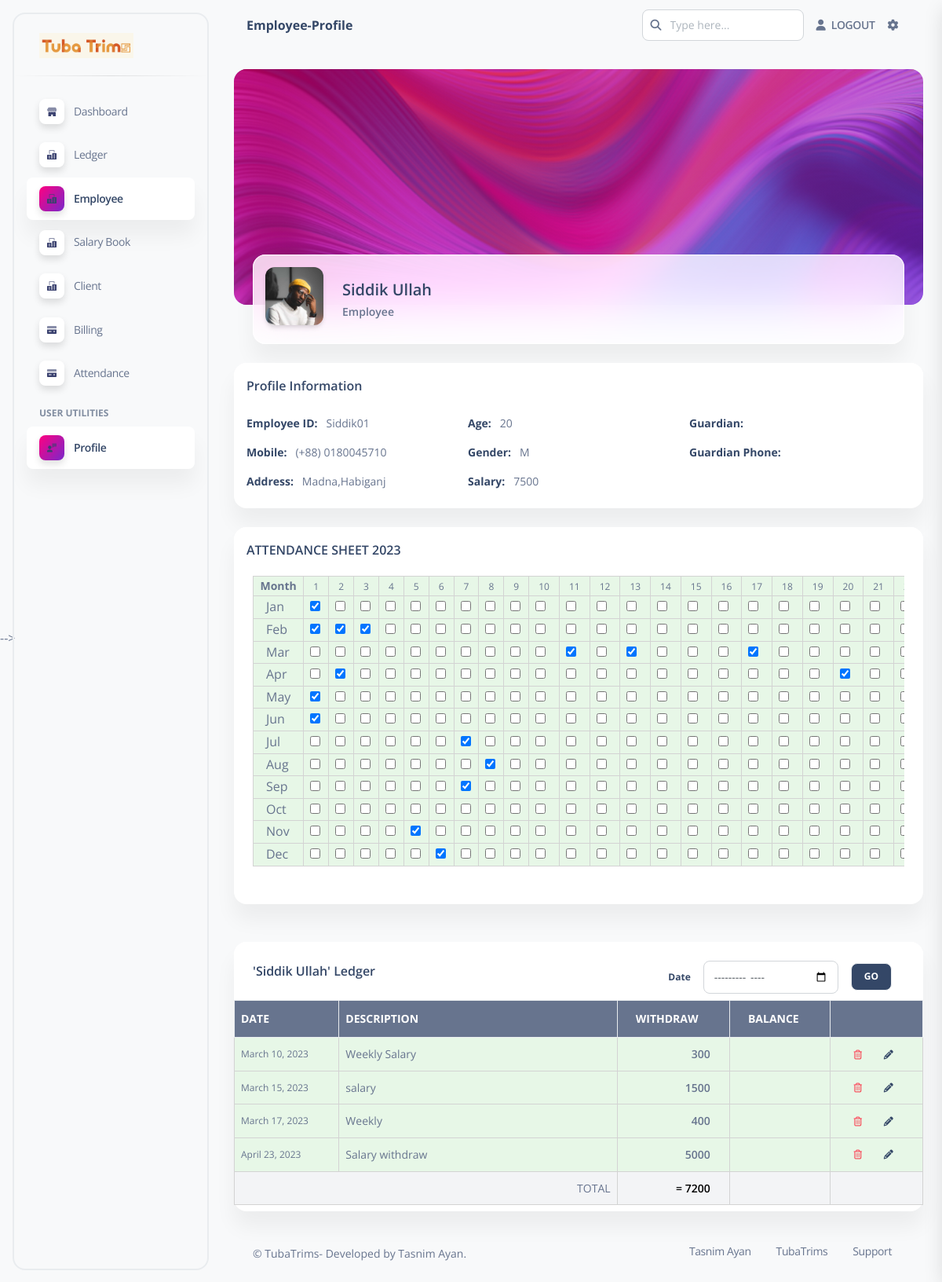
The app's page /employee/profile/Siddik01?page=1 (signed in) with its own data.
### apps/home/models.py (models this page shows, shortened)
class Employee(models.Model):
    emp_id = models.CharField(primary_key=True, max_length=20)
    name = models.CharField(max_length=50)
    phone = models.CharField(max_length=15)
    age = models.PositiveIntegerField()
    GENDER_CHOICES = (
        ('M', 'Male'),
        ('F', 'Female'),
    )
    gender = models.CharField(max_length=1, choices=GENDER_CHOICES, null=True)
    address = models.CharField(max_length=100)
    salary = models.IntegerField()
    g_name = models.CharField(max_length=50, null=True, )
    g_phone = models.CharField(max_length=15, null=True)

class SalaryBook(models.Model):
    employee = models.ForeignKey(Employee, on_delete=models.PROTECT)
    date = models.DateField()
    description = models.TextField(null=True)
    withdraw = models.IntegerField()
    class Meta:
        ordering = ['id']

### apps/home/views.py (the view, shortened to what this page needs)
# urls.py: path('employee/profile/<str:id>', views.profile_employee, name='profile_employee'),
@login_required(login_url="/login/")
def profile_employee(request, id):
    employee = Employee.objects.get(emp_id=id)
    today = datetime.date.today()
    year = today.year
    start_date = datetime.date(year, 1, 1)
    end_date = datetime.date(year+1, 1, 1) - datetime.timedelta(days=1)
    attendance_records = Attendance.objects.filter(employee=employee, date__range=(start_date, end_date))
    employee_attendance = {}
    for attendance in attendance_records:
        if attendance.date.strftime("%b") not in employee_attendance:
            employee_attendance[attendance.date.strftime("%b")] = {}
        employee_attendance[attendance.date.strftime("%b")][attendance.date.day] = attendance.status
    day_count = int((end_date - start_date).days) + 2
    SalaryBookData = SalaryBook.objects.filter(employee=employee).order_by("date")
    total = SalaryBookData.aggregate(sum=Sum('withdraw'))
    paginator = Paginator(SalaryBookData, 20)
    page_number = request.GET.get('page')
    page_obj = paginator.get_page(page_number)
    context = {
        'employee':employee,
        'page_obj': page_obj,
        'total': total,
        'segment': 'employee-profile',
        'employee_attendance': employee_attendance,
        'day_count':day_count,
        'year':today,
    }
    if not page_number:
        return redirect(f'/employee/profile/{id}?page={paginator.num_pages}')
    return render(request, 'home/profile-employee.html', context)

### apps/context_processors.py (called while the page is built)
def cfg_assets_root(request):
    return { 'ASSETS_ROOT' : settings.ASSETS_ROOT }

### apps/home/templatetags/custom_tags.py (called while the page is built)
@register.filter
def get_item(dictionary,key):
    return dictionary.get(key)

@register.filter
def get_range(num):
    return range(1,int(num))

@register.filter
def get_valuecount(dictionary):
    return sum(dictionary.values())

### apps/templates/home/profile-employee.html (shortened to what this page needs)
{% extends 'layouts/base.html' %}
{% load custom_tags %}
{% block content %}
    <div class="w-full px-6 mx-auto">
      <div class="relative flex items-center p-0 mt-6 overflow-hidden bg-center bg-cover min-h-75 rounded-2xl" style="background-image: url('{{ ASSETS_ROOT }}/img/curved-images/curved0.jpg'); background-position-y: 50%">
        <span class="absolute inset-y-0 w-full h-full bg-center bg-cover bg-gradient-fuchsia opacity-60"></span>
      </div>
      <div class="relative flex flex-col flex-auto min-w-0 p-4 mx-6 -mt-16 overflow-hidden break-words border-0 shadow-blur rounded-2xl bg-white/80 bg-clip-border backdrop-blur-2xl backdrop-saturate-200">
        <div class="flex flex-wrap -mx-3">
          <div class="flex-none w-auto max-w-full px-3">
            <div class="text-size-base ease-soft-in-out h-18.5 w-18.5 relative inline-flex items-center justify-center rounded-xl text-white transition-all duration-200">
              <img src="{{ ASSETS_ROOT }}/img/bruce-mars.jpg" alt="profile_image" class="w-full shadow-soft-sm rounded-xl" />
            </div>
          </div>
          <div class="flex-none w-auto max-w-full px-3 my-auto">
            <div class="h-full">
              <h5 class="mb-1">{{ employee.name }}</h5>
              <p class="mb-0 font-semibold leading-normal text-size-sm">Employee</p>
            </div>
          </div>
        </div>
      </div>
    </div>
    <div class="w-full p-6 mx-auto">
      <div class="flex flex-wrap -mx-3">
        <div class="w-full max-w-full px-3 lg-max:mt-6">
          <div class="relative flex flex-col h-full min-w-0 break-words bg-white border-0 shadow-soft-xl rounded-2xl bg-clip-border">
            <div class="p-4 pb-0 mb-0 bg-white border-b-0 rounded-t-2xl">
              <div class="flex flex-wrap -mx-3">
                <div class="flex items-center w-full max-w-full px-3 shrink-0 md:flex-none">
                  <h6 class="mb-0">Profile Information</h6>
                </div>
              </div>
            </div>
            <div class="flex flex-row p-4 w-full">
              <div class="w-1/3 sm:w-full md:w-1/2">
                <ul class="flex flex-col pl-0 mb-0">
                  <li class="relative block px-4 py-2 pl-0 leading-normal bg-white border-0 border-t-0 text-size-sm text-inherit"><strong class="text-slate-700">Employee ID:</strong> &nbsp; {{employee.emp_id}}</li>
                  <li class="relative block px-4 py-2 pl-0 leading-normal bg-white border-0 border-t-0 text-size-sm text-inherit"><strong class="text-slate-700">Mobile:</strong> &nbsp; (+88) {{employee.phone}}</li>
                  <li class="relative block px-4 py-2 pl-0 leading-normal bg-white border-0 border-t-0 text-size-sm text-inherit"><strong class="text-slate-700">Address:</strong> &nbsp; {{ employee.address }}</li>
                </ul>
              </div>
              <div class="w-1/3 sm:w-full md:w-1/2">
                <ul class="flex flex-col pl-0 mb-0">
                  <li class="relative block px-4 py-2 pl-0 leading-normal bg-white border-0 border-t-0 text-size-sm text-inherit"><strong class="text-slate-700">Age:</strong> &nbsp; {{employee.age}}</li>
                  <li class="relative block px-4 py-2 pl-0 leading-normal bg-white border-0 border-t-0 text-size-sm text-inherit"><strong class="text-slate-700">Gender:</strong> &nbsp; {{employee.gender}}</li>
                  <li class="relative block px-4 py-2 pl-0 leading-normal bg-white border-0 border-t-0 text-size-sm text-inherit"><strong class="text-slate-700">Salary:</strong> &nbsp; {{ employee.salary }}</li>
                </ul>
              </div>
              <div class="w-1/3 sm:w-full md:w-1/2">
                <ul class="flex flex-col pl-0 mb-0">
                  <li class="relative block px-4 py-2 pl-0 leading-normal bg-white border-0 border-t-0 text-size-sm text-inherit"><strong class="text-slate-700">Guardian:</strong> &nbsp; {{ employee.g_name }}</li>
                  <li class="relative block px-4 py-2 pl-0 leading-normal bg-white border-0 border-t-0 text-size-sm text-inherit"><strong class="text-slate-700">Guardian Phone:</strong> &nbsp; {{ employee.g_phone }}</li>
                </ul>
              </div>
            </div>
          </div>
        </div>
        <div class="flex-none w-full max-w-full px-3 mt-6">
          <div class="relative flex flex-col min-w-0 mb-6 break-words bg-white border-0 shadow-soft-xl rounded-2xl bg-clip-border">
            <div class="p-4 pb-0 mb-0 bg-white rounded-t-2xl">
              <h6 class="mb-1 uppercase">Attendance sheet {{ year|date:"Y"}}</h6>
            </div>
            <div class="flex-auto px-2 m-4 pt-0 pb-2">
              <div class="p-0 overflow-x-auto">
                <table class="items-center w-full mb-6 align-top border-gray-200 text-slate-500">
                  <thead class="table-head">
                    <tr>
                      <th class="text-size-sm sticky-td">Month</th>
                      {% for i in 32|get_range %}
                        <th class="text-size-xs font-normal px-3">{{i}}</th>
                      {% endfor %}
                    </tr>
                  </thead>
                  <tbody>
                    {% for month,dates in employee_attendance.items %}
                    <tr>
                      <td class="px-4 whitespace-nowrap sticky-td">{{month}}</td>
                      {% for day in 32|get_range %}
                        {% if day in dates and dates|get_item:day %}
                          <td class="px-2">
                            <input type="checkbox" onclick="return false;" checked >
                          </td>
                          {% else %}
                          <td class="px-2">
                            <input type="checkbox" onclick="return false;" >
                          </td>
                        {% endif %}
                      {% endfor %}
                    </tr>
                    {% endfor %}
                  </tbody>
                </table>
              </div>
            </div>
          </div>
        </div>
        <div class="flex-none w-full max-w-full px-3 mt-6">
          <div class="relative flex flex-col min-w-0 mb-6 break-words bg-white border-0 shadow-soft-xl rounded-2xl bg-clip-border">
            <form method="POST">
              <div class="flex p-6 pb-0 mb-2 bg-white border-b-0 border-b-solid rounded-t-2xl border-b-transparent">
                <h6>'{{employee.name}}' Ledger</h6>
                <div class="flex justify-center items-center ml-auto pr-4">
                  <label class="font-bold text-size-xs text-slate-700 px-4">Date</label>
                  <input type="month" class="text-size-sm focus:shadow-soft-primary-outline leading-5.6 ease-soft block w-full appearance-none rounded-lg border border-solid border-gray-300 bg-white bg-clip-padding py-2 px-3 font-normal text-gray-700 transition-all focus:border-fuchsia-300 focus:bg-white focus:text-gray-700 focus:outline-none focus:transition-shadow" placeholder="Date" name="date" id="date" required/>
                  <input type="submit" value="Go" class="px-4 py-2 ml-4 mb-0 font-bold text-center uppercase align-middle transition-all bg-slate-700 border border-solid rounded-lg shadow-none cursor-pointer leading-pro ease-soft-in text-size-xs hover:scale-102 active:shadow-soft-xs text-white"/>
                </div>
              </div>
            </form>
            <div class="flex-auto px-0 pt-0 pb-2">
                <div class="p-0 overflow-x-auto">
                  <table class="table-fixed items-center justify-center w-full mb-0 align-top border-gray-200 text-slate-500">
                    <thead class="align-bottom text-white bg-slate-500">
                      <tr>
                        <th class="w-1/10 px-6 py-3 pl-2 font-bold text-left uppercase align-middle bg-transparent border-b border-gray-200 shadow-none text-size-sm border-b-solid tracking-none whitespace-nowrap">Date</th>
                        <th class="w-3/10 px-6 py-3 pl-2 font-bold text-left uppercase align-middle bg-transparent border-b border-gray-200 shadow-none text-size-sm border-b-solid tracking-none whitespace-nowrap">Description</th>
                        <th class="w-1/10 px-6 py-3 pl-2 font-bold text-center uppercase align-middle bg-transparent border-b border-gray-200 shadow-none text-size-sm border-b-solid tracking-none whitespace-nowrap">Withdraw</th>
                        <th class="w-1/10 px-6 py-3 pl-2 font-bold text-center uppercase align-middle bg-transparent border-b border-gray-200 shadow-none text-size-sm border-b-solid tracking-none whitespace-nowrap">Balance</th>
                        <th class="w-1/10 px-6 py-3 font-semibold capitalize align-middle bg-transparent border-b border-gray-200 border-solid shadow-none tracking-none whitespace-nowrap"></th>
                      </tr>
                    </thead>
                    <tbody>
                    {% for record in page_obj %}
                      <tr>
                        <td class="p-2 align-middle bg-transparent border-b whitespace-nowrap shadow-transparent">
                          <p class="mb-0 font-normal leading-normal text-size-xs">{{ record.date }}</p>
                        </td>
                        <td class="p-2 align-middle bg-transparent border-b whitespace-normal shadow-transparent">
                          <span class="font-normal leading-normal text-size-sm">{{ record.description }}</span>
                        </td>
                        <td class="py-2 px-4 align-middle bg-transparent text-right border-b whitespace-nowrap shadow-transparent">
                            <span class="mr-2 font-semibold leading-tight text-size-sm">{{ record.withdraw }}</span>
                        </td>
                        <td class="py-2 px-4 align-middle bg-transparent text-right border-b whitespace-nowrap shadow-transparent">
                        </td>
                        <td class="align-middle text-center bg-transparent border-b whitespace-nowrap shadow-transparent">
                            <a class="relative z-10 inline-block px-2 font-bold text-center text-transparent uppercase align-middle transition-all shadow-none cursor-pointer leading-pro text-size-xs ease-soft-in bg-150 bg-gradient-red hover:scale-102 bg-clip-text" href="{% url 'del_salarybook' record.id %}"><i class="mr-2 far fa-trash-alt bg-150 bg-clip-text"></i></a>
                            <a class="inline-block px-2 font-bold text-center uppercase align-middle transition-all bg-transparent border-0 rounded-lg shadow-none cursor-pointer leading-pro text-size-xs ease-soft-in bg-150 hover:scale-102 active:opacity-85 bg-x-25 text-slate-700" href="{% url 'update_salarybook' record.id %}"><i class="mr-2 fas fa-pencil-alt text-slate-700" aria-hidden="true" ></i></a>
                        </td>
                      </tr>
                    {% endfor %}
                      <tr class="total">
                        <td colspan = "2" class="p-2 align-middle bg-transparent text-right border-b whitespace-normal shadow-transparent">
                          <span class="font-normal leading-normal text-size-sm">TOTAL</span>
                        </td>
                        <td class="py-2 px-4 align-middle bg-transparent text-right text-black border-b whitespace-nowrap shadow-transparent">
                            <span class="mr-2 font-semibold leading-tight text-size-sm ">&equals;  {{total|get_item:'sum'}}</span>
                        </td>
                        <td class="py-2 px-4 align-middle bg-transparent border-b whitespace-nowrap shadow-transparent">
                        </td>
                        <td class="align-middle text-center bg-transparent border-b whitespace-nowrap shadow-transparent">
                        </td>
                      </tr>
                    </tbody>
                  </table>
                </div>
              </div>
          </div>
        </div>
      </div>
      {% include "includes/footer.html" %}
    </div>
{% endblock content %}

### apps/templates/home/profile-employee.html (style rules this page uses)
table, th, td { border: 1px solid #d3d3d3; border-collapse: collapse; background:#e7f7e7; }
.total { background-color: rgb(243 244 246); }
.table-head { padding-bottom:10px; }
.sticky-td { position: sticky; left:0; }

### records on screen
Employee: name "Siddik Ullah", emp_id "Siddik01", phone "0180045710", address "Madna,Habiganj", age "20", gender "M", salary "7500"
SalaryBook: date "March 10, 2023", description "Weekly Salary", withdraw "300"
SalaryBook: date "March 15, 2023", description "salary", withdraw "1500"
SalaryBook: date "March 17, 2023", description "Weekly", withdraw "400"
SalaryBook: date "April 23, 2023", description "Salary withdraw", withdraw "5000"

### other values on screen
{{ segment }} "Employee-Profile"
{{ i }} "1" "2" "3" "4" "5" "6" "7" "8" "9" "10" "11" "12" "13" "14" "15" "16" "17" "18" "19" "20" "21"
{{ month }} "Jan" "Feb" "Mar" "Apr" "May" "Jun" "Jul" "Aug" "Sep" "Oct" "Nov" "Dec"
{{ total|get_item:'sum' }} "7200"
